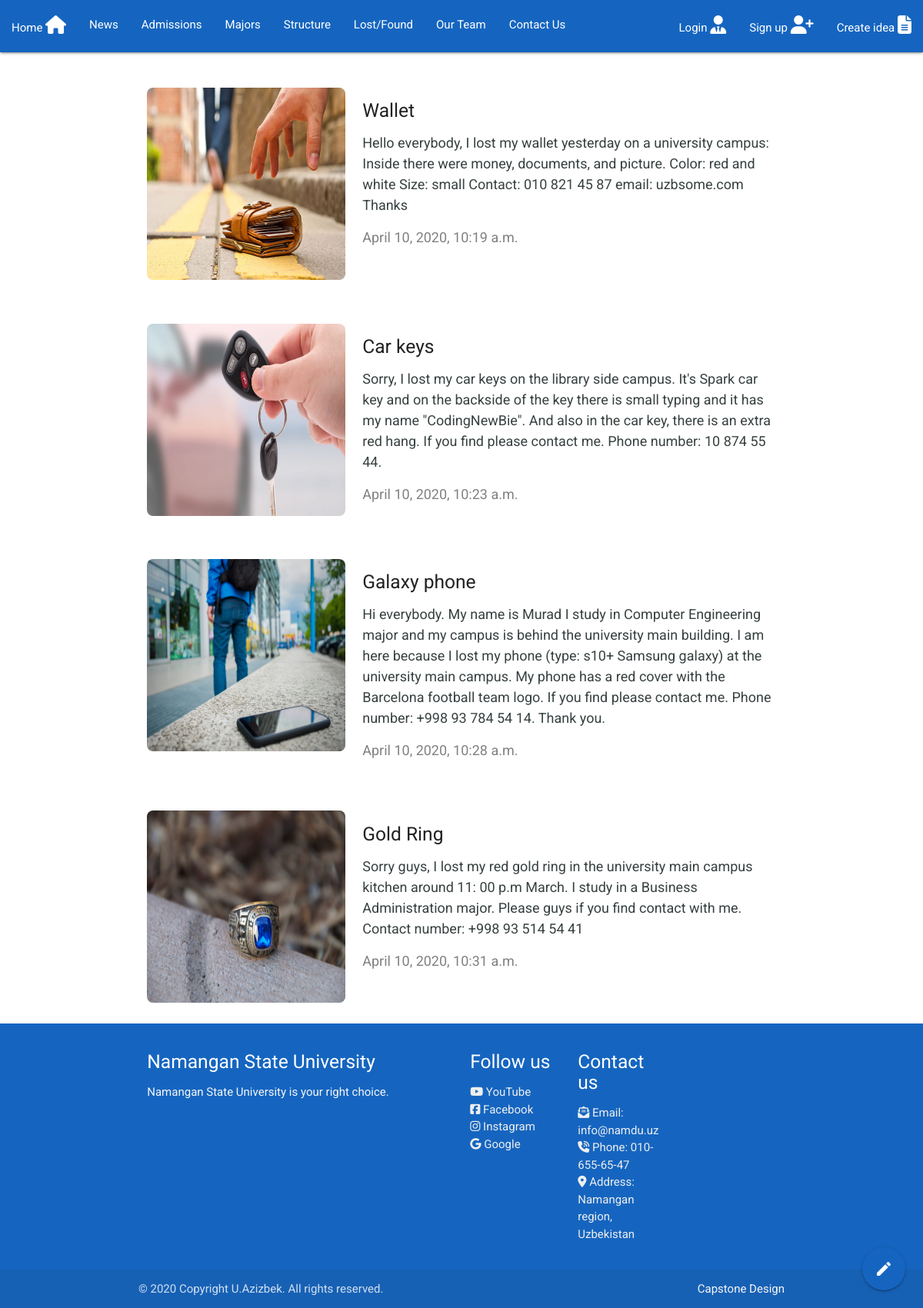
Page /lost_found/ on the committed database.
### lost_found/models.py (models this page shows, shortened)
class lost_found(models.Model):
	item_name = models.CharField(max_length=100)
	slug_path = models.SlugField(unique="True")
	item_description = models.TextField()
	date = models.DateTimeField(auto_now_add = True)
	image = models.ImageField(default='default.png',upload_to='post_image',blank=True)
	author = models.ForeignKey(User, default=None, on_delete = models.DO_NOTHING, null=True)
	def snippet(self):
		return self.item_description[:500]

### lost_found/views.py (the view)
# urls.py: path('lost_found/', views.item_list, name='list_of_items'),
def item_list(request):
	items_from_database = lost_found.objects.all().order_by('date')
	return render(request, 'lost_found.html', {'items_from_database':items_from_database})

### templates/lost_found.html
{% extends "index.html" %}
{%load static%}
{% block content %}
{% for item in items_from_database %}
<div class="each_item container">
    <div class="row">
        <div class="col s4">
            <img class="responsive-img" src="{{item.image.url}}">
        </div>
        <div class="col s8">
            <h5>{{item.item_name}}</h5>
            <p><a href="#">{{item.snippet}}</a></p>
            <p><a href="#" style="color: grey;">{{item.date}}</a></p>
        </div>
    </div>
</div>
{%endfor%}
{% endblock content %}

### templates/index.html (shortened to what this page needs)
<!DOCTYPE html>
{% load static %}
<html>
<head>
	<link rel="stylesheet" href="https://cdnjs.cloudflare.com/ajax/libs/materialize/1.0.0/css/materialize.min.css">
	<link rel="stylesheet" href="{% static 'sass/style.css' %}">
</head>
<body>
<header>
	<div class="navbar-fixed">
      <nav class="nav-extended blue darken-3 sidenav-trigger">
        <div class="nav-wrapper">
          <ul class=" hide-on-med-and-down" >
		    <li class="tab"><a class="active" href="{% url 'articles:index'%}">Home <i class="fas fa-home"></i></a></li>
		    <li class="tab"><a href="{% url 'articles:list_of_articles'%}">News</a></li>
		    <li class="tab"><a href="{% url 'articles:admissions'%}">Admissions</a></li>
		    <li class="tab"><a href="{% url 'articles:majors'%}">Majors </a></li>
		    <li class="tab"><a href="{% url 'articles:campus'%}">Structure </a></li>
		    <li class="tab"><a href="{% url 'items:list_of_items'%}">Lost/Found</a></li>
		    <li class="tab"><a href="{% url 'articles:our_team'%}">Our Team</a></li>
		    <li class="tab"><a href="{% url 'contact:contact'%}">Contact Us</a></li>
          </ul>
		  <ul id="nav-mobile" class="right " >
			{%if user.is_authenticated %}
			<li><form class="log_out" method="POST" action="{% url 'accounts:log_out'%}">
				{% csrf_token%}
				<button type="submit" class="btn waves-effect waves-light blue darken-2">Log OUT </button>
			</form>
			</li>
			{% else %}
			<div class="nav_index_status">
				<li><a href="{% url 'accounts:log_in'%}">Login <i class="fas fa-user-tie"></i></a></li>
				<li><a href="{% url 'accounts:sign_up'%}">Sign up <i class="fas fa-user-plus"></i></a></li>
				<li><a href="{% url 'articles:article.create'%} ">Create idea <i class="fas fa-file-alt"></i></a></li>
			</div>
			{% endif %}
		  </ul>
		</div>
      </nav>
	</div>
</header>
<main>
   {% block content %}{% endblock content %}
	<div class="fixed-action-btn ">
		<a class="btn-floating btn-large blue darken-3 " >
			<i class="large material-icons ">mode_edit</i>
		</a>
	</div>
</main>
<footer class="page-footer blue darken-3">
	<div class="container">
		<div class="row">
			<div class="col l6 s12">
				<h5 class="white-text">Namangan State University</h5>
				<p class="grey-text text-lighten-4">Namangan State University is your right choice.</p>
			</div>
			<div class="col l2 offset-6 s6">
			<h5 class="white-text">Follow us</h5>
			<ul>
				<li><a class="grey-text text-lighten-3" href="https://www.youtube.com/watch?v=Sq8liiRHr8M"><i class="fab fa-youtube"></i> YouTube</a></li>
				<li><a class="grey-text text-lighten-3" href="https://www.facebook.com/namangandavlatuniversiteti/"><i class="fab fa-facebook-square"></i> Facebook </a></li>
				<li><a class="grey-text text-lighten-3" href="https://www.instagram.com/namangan_davlat_universiteti/"><i class="fab fa-instagram"></i> Instagram </a></li>
				<li><a class="grey-text text-lighten-3" href="http://www.namdu.uz/en"><i class="fab fa-google"></i> Google</a></li>
			</ul>
		</div>
			<div class="col l2 offset-6 s6">
				<h5 class="white-text">Contact us</h5>
				<ul>
					<li><a class="grey-text text-lighten-3" href="#"><i class="fas fa-envelope-open-text"></i> Email: info@namdu.uz</a></li>
					<li><a class="grey-text text-lighten-3" href="#"><i class="fas fa-phone-volume"></i>   Phone: 010-655-65-47</a></li>
					<li><a class="grey-text text-lighten-3" href="#"><i class="fas fa-map-marker-alt"></i> Address: Namangan region, Uzbekistan</a></li>
				</ul>
			</div>
		</div>
	</div>
	<div class="footer-copyright">
		<div class="container">
			© 2020 Copyright U.Azizbek. All rights reserved.
			<a class="grey-text text-lighten-4 right" href="#!">Capstone Design </a>
		</div>
	</div>
</footer>
</body>
</html>

### static/sass/style.css (style rules this page uses)
body { font-family: 'Roboto', sans-serif; background-color: #FFF; display: flex; min-height: 100vh; flex-direction: column; }
body main { flex: 1 0 auto; }
.each_item { margin-top: 50px; }
.each_item a { color: #374040; font-size: 18px; }
.each_item img { height: 250px; width: 350px; border-radius: 8px; }

### rows in the picture
lost_found: image (picture), item_name "Wallet", snippet "Hello everybody, I lost my wallet yesterday on a university campus: Inside there were money, documents, and picture. Color: red and white Size: small Contact: 010 821 45 87 email: uzbsome.com Thanks", date "April 10, 2020, 10:19 a.m."
lost_found: image (picture), item_name "Car keys", snippet "Sorry, I lost my car keys on the library side campus. It's Spark car key and on the backside of the key there is small typing and it has my name \"CodingNewBie\". And also in the car key, there is an extra red hang. If you find please contact me. Phone number: 10 874 55 44.", date "April 10, 2020, 10:23 a.m."
lost_found: image (picture), item_name "Galaxy phone", snippet "Hi everybody. My name is Murad I study in Computer Engineering major and my campus is behind the university main building. I am here because I lost my phone (type: s10+ Samsung galaxy) at the university main campus. My phone has a red cover with the Barcelona football team logo. If you find please contact me. Phone number: +998 93 784 54 14. Thank you.", date "April 10, 2020, 10:28 a.m."
lost_found: image (picture), item_name "Gold Ring", snippet "Sorry guys, I lost my red gold ring in the university main campus kitchen around 11: 00 p.m March. I study in a Business Administration major. Please guys if you find contact with me. Contact number: +998 93 514 54 41", date "April 10, 2020, 10:31 a.m."
